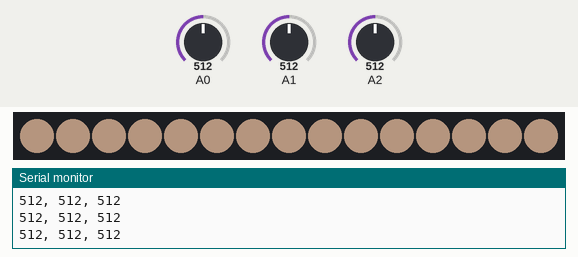
A sketch run on a simulated Arduino Uno, built with avr-gcc and run on an emulated ATmega328P. On the bench: 15 RGB LEDs in strip order, left to right, the last lines printed to the serial monitor. The test bench sets the inputs (shaded band); at power-on: A0 = 512, A1 = 512, A2 = 512. Dim RGB values are drawn brighter than linear.

Above: at 4.2 s.
4.3 s: A0 set to 0
At 5.1 s:
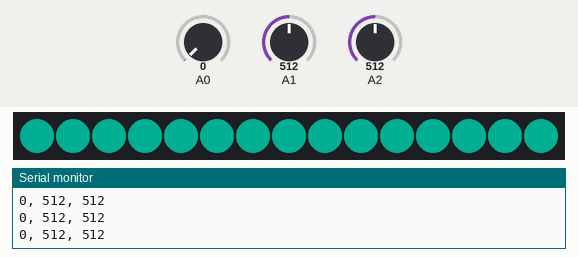
5.8 s: A1 set to 716
7.3 s: A2 set to 306
At 8.5 s:
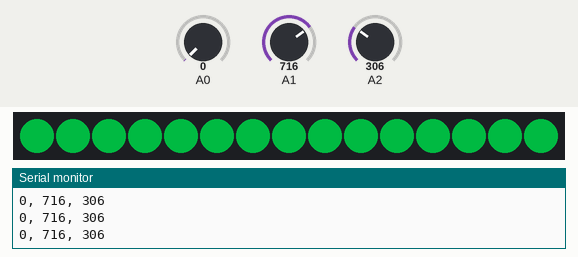
8.8 s: A0 set to 306
At 9.8 s:
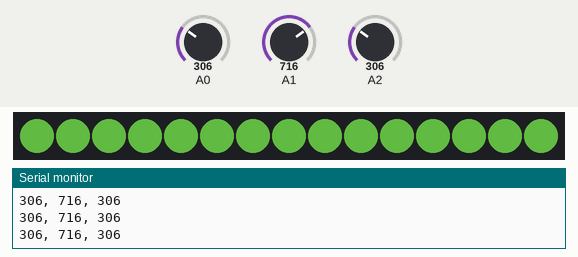
10.3 s: A1 set to 0
At 10.8 s:
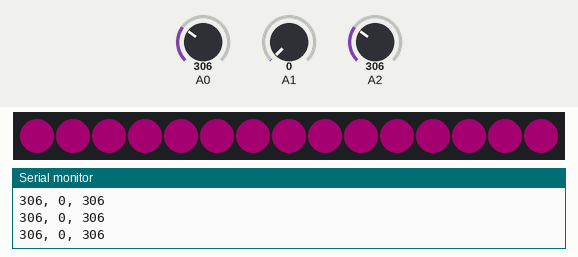
11.8 s: A2 set to 122
At 13.2 s:
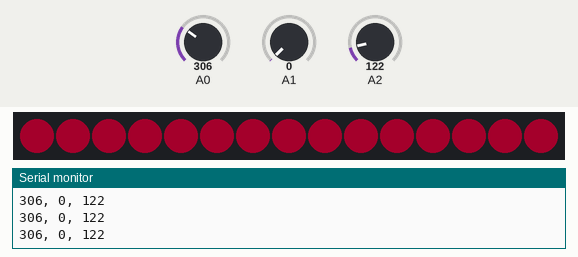
Timing chart, 0 to 14.3 s (numbered marks = the images above; inputs shaded):
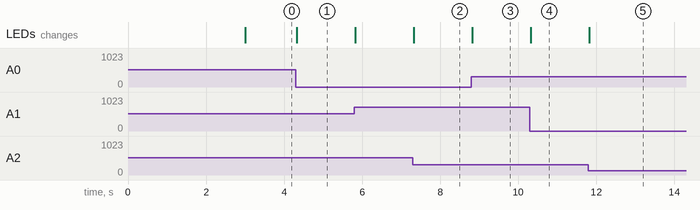

Measured:
- after the input at 4.3 s, the LEDs: change at once (image 1)
- after the input at 7.3 s, the LEDs: change at once (image 2)
- after the input at 8.8 s, the LEDs: change at once (image 3)
- after the input at 10.3 s, the LEDs: change at once (image 4)
- after the input at 11.8 s, the LEDs: change at once (image 5)

The sketch:

BasicLEDS.ino
```cpp
//import FastLED library, this is the best LED library for arduino IMO, but adafruits' Neopixel library is good too!
#include <FastLED.h>

//Define which pin is sending data to the lights
#define PIN 6

//Set the number of LEDs in our strip and how bright they will be.
#define NUM_LEDS 15
#define BRIGHTNESS 128

//This defines our strip as an array of LEDs with size NUM_LEDS
//CRGB is a data type like "int" or "string"
//CRGB takes three parameters (R, G, B)
//CRGB(255, 0, 0) is pure red!
CRGB leds[NUM_LEDS];


void setup() {
    delay( 3000 ); // power-up safety delay
    //These are initial set up commands for our specific strip, don't worry about them
    FastLED.addLeds<WS2812B, PIN, GRB>(leds, NUM_LEDS).setCorrection(TypicalLEDStrip);
    FastLED.setBrightness(BRIGHTNESS);
    FastLED.setCorrection(TypicalLEDStrip);
    FastLED.setTemperature(SodiumVapor);
    Serial.begin(9600);

    //declare our potentiometers as input so we can read from them.
    pinMode(A0, INPUT);
    pinMode(A1, INPUT);
    pinMode(A2, INPUT);
}

void loop() {
  //These variables represent the readings from our potentiometers
  int Xval = analogRead(A0);
  int Yval = analogRead(A1);
  int Zval = analogRead(A2);

  //Serial monitor commands can help us figure out what's going on in real time.
  Serial.print(Xval);
  Serial.print(", ");
  Serial.print(Yval);
  Serial.print(", ");
  Serial.print(Zval);
  Serial.println("");

  //Our potentiometers give us values from 0 to 1023
  int R = map(Xval, 0, 1023, 0, 255);
  int G = map(Yval, 0, 1023, 0, 255);
  int B = map(Zval, 0, 1023, 0, 255);

  //Fill the LED strip solid with the colors specified by the potentiometers
  fill_solid(leds, NUM_LEDS, CRGB(R,G,B));

  FastLED.show();
}
```
